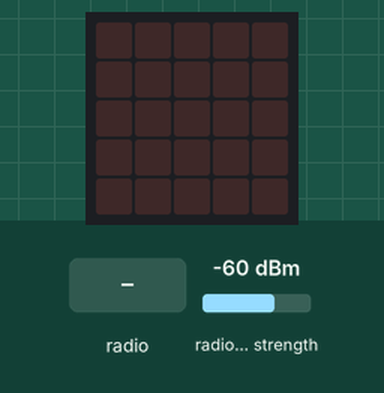
The program below on a simulated BBC micro:bit running MicroPython. On the bench: the board's 5×5 LED display. Inputs (shaded band) come from the test bench; at power-on: radio signal strength -60 dBm.

Above: at 1.2 s.
1.3 s: radio message "dot" arrives
At 1.37 s:
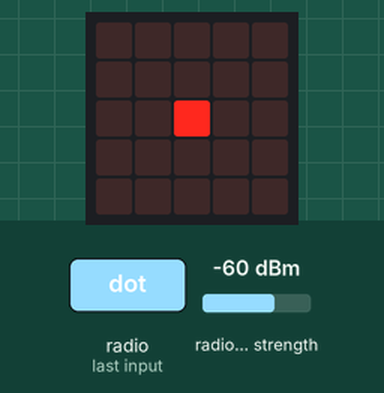
2.9 s: radio message "dash" arrives
At 2.97 s:
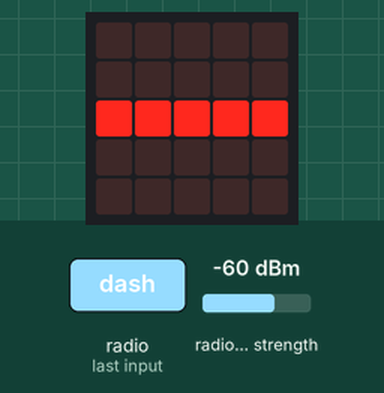
Timing chart, 0 to 5.9 s (numbered marks = the images above; inputs shaded):
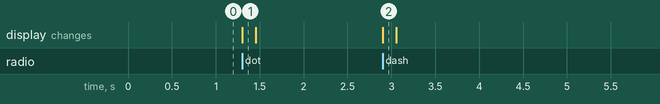

The program:

Morse_Receiver.py
```python
from microbit import *
import music
import radio

def main():

    radio.config(power=7, group=10)
    radio.on()
    while True:


        r = radio.receive_full()

        if r != None:
            msg, dBm, _ = r
            msg = str(msg[3:], 'utf8')

            if msg == 'dot':
                display.show(Image('00000:00000:00900:00000:00000'))
                # music.play('F5:1') #String que representa: F(Nota) 5(Octava) 3(Beats)
                sleep(150)
                display.clear()
                sleep(150)


            elif msg == 'dash':
                display.show(Image('00000:00000:99999:00000:00000'))
                # music.play('F5:3')
                sleep(150)
                display.clear()
                sleep(150)


if __name__ == "__main__":
    main()
```

Measured:
- after the input at 1.3 s, the display: changes at once (image 1)
- after the input at 2.9 s, the display: changes at once (image 2)
